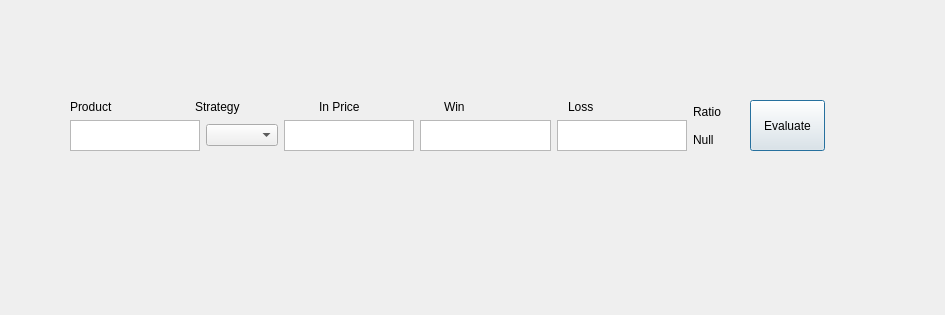
<?xml version="1.0" encoding="UTF-8"?>
<ui version="4.0">
 <class>Dialog</class>
 <widget class="QDialog" name="Dialog">
  <property name="geometry">
   <rect>
    <x>0</x>
    <y>0</y>
    <width>945</width>
    <height>315</height>
   </rect>
  </property>
  <property name="windowTitle">
   <string>Dialog</string>
  </property>
  <widget class="QPushButton" name="pushButton">
   <property name="geometry">
    <rect>
     <x>750</x>
     <y>100</y>
     <width>75</width>
     <height>51</height>
    </rect>
   </property>
   <property name="text">
    <string>Evaluate</string>
   </property>
  </widget>
  <widget class="QWidget" name="">
   <property name="geometry">
    <rect>
     <x>70</x>
     <y>100</y>
     <width>651</width>
     <height>51</height>
    </rect>
   </property>
   <layout class="QHBoxLayout" name="horizontalLayout_3">
    <item>
     <layout class="QVBoxLayout" name="verticalLayout">
      <item>
       <layout class="QHBoxLayout" name="horizontalLayout">
        <item>
         <widget class="QLabel" name="label">
          <property name="text">
           <string>Product</string>
          </property>
         </widget>
        </item>
        <item>
         <widget class="QLabel" name="label_2">
          <property name="text">
           <string>Strategy</string>
          </property>
         </widget>
        </item>
        <item>
         <widget class="QLabel" name="label_3">
          <property name="text">
           <string>In Price</string>
          </property>
         </widget>
        </item>
        <item>
         <widget class="QLabel" name="label_4">
          <property name="text">
           <string>Win</string>
          </property>
         </widget>
        </item>
        <item>
         <widget class="QLabel" name="label_5">
          <property name="text">
           <string>Loss</string>
          </property>
         </widget>
        </item>
       </layout>
      </item>
      <item>
       <layout class="QHBoxLayout" name="horizontalLayout_2">
        <item>
         <widget class="QTextEdit" name="textEdit"/>
        </item>
        <item>
         <widget class="QComboBox" name="comboBox"/>
        </item>
        <item>
         <widget class="QTextEdit" name="textEdit_2"/>
        </item>
        <item>
         <widget class="QTextEdit" name="textEdit_3"/>
        </item>
        <item>
         <widget class="QTextEdit" name="textEdit_4"/>
        </item>
       </layout>
      </item>
     </layout>
    </item>
    <item>
     <layout class="QVBoxLayout" name="verticalLayout_2">
      <item>
       <widget class="QLabel" name="label_6">
        <property name="text">
         <string>Ratio</string>
        </property>
       </widget>
      </item>
      <item>
       <widget class="QLabel" name="label_7">
        <property name="text">
         <string>Null</string>
        </property>
       </widget>
      </item>
     </layout>
    </item>
   </layout>
  </widget>
 </widget>
 <resources/>
 <connections/>
</ui>
